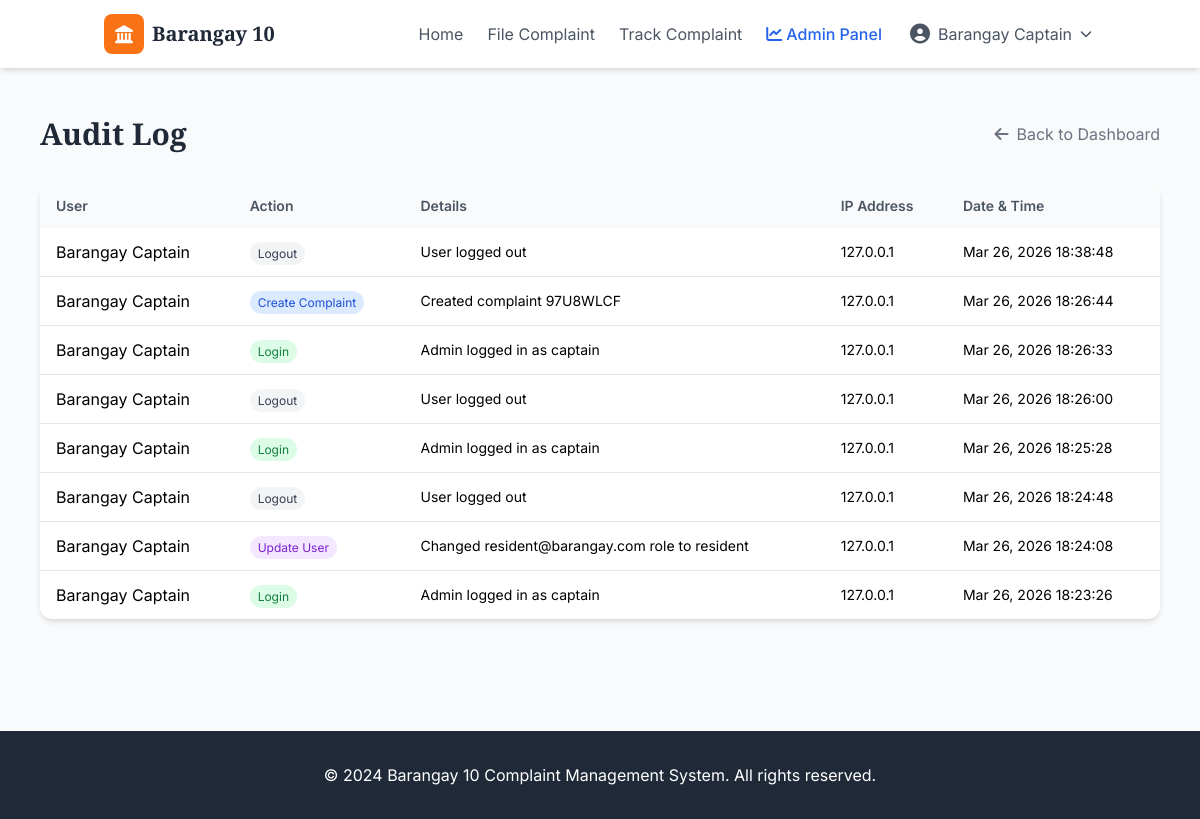
Page /accounts/audit-log/ (signed in) on the earlier database version.
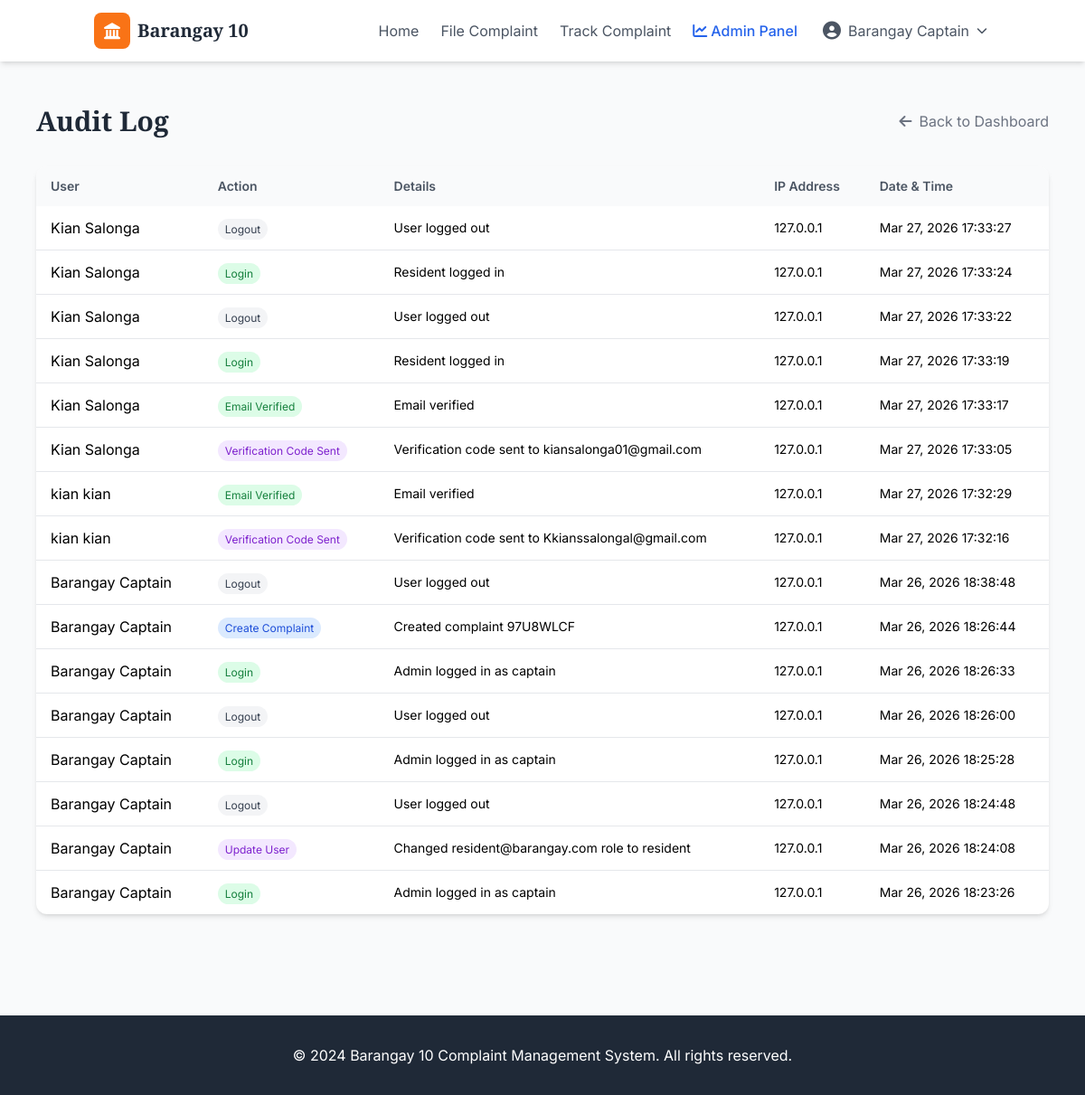
Same page on the later database version.
### accounts/models.py (models this page shows, shortened)
class AuditLog(models.Model):
    ACTION_CHOICES = [
        ('login', 'Login'),
        ('logout', 'Logout'),
        ('create_complaint', 'Create Complaint'),
        ('update_status', 'Update Status'),
        ('create_user', 'Create User'),
        ('update_user', 'Update User'),
        ('delete_user', 'Delete User'),
        ('email_verified', 'Email Verified'),
        ('verification_sent', 'Verification Code Sent'),
    ]
    user = models.ForeignKey(User, on_delete=models.CASCADE, related_name='audit_logs')
    action = models.CharField(max_length=50, choices=ACTION_CHOICES)
    details = models.TextField(blank=True)
    ip_address = models.GenericIPAddressField(null=True, blank=True)
    created_at = models.DateTimeField(auto_now_add=True)
    class Meta:
        ordering = ['-created_at']

class User(AbstractUser):
    username = None
    email = models.EmailField(unique=True)
    ROLE_CHOICES = [
        ('resident', 'Resident'),
        ('admin', 'Admin'),
        ('captain', 'Captain'),
    ]
    role = models.CharField(max_length=20, choices=ROLE_CHOICES, default='resident')
    first_name = models.CharField(max_length=150)
    last_name = models.CharField(max_length=150)
    is_verified = models.BooleanField(default=False)
    verification_code = models.CharField(max_length=6, blank=True, null=True)
    verification_code_created_at = models.DateTimeField(blank=True, null=True)
    USERNAME_FIELD = 'email'
    REQUIRED_FIELDS = ['first_name', 'last_name']
    objects = UserManager()
    def is_admin(self):
        return self.role in ['admin', 'captain']
    def is_captain(self):
        return self.role == 'captain'

### accounts/views.py (the view)
# urls.py: path('audit-log/', views.audit_log, name='audit_log'),
@login_required
@user_passes_test(lambda u: u.is_captain())
def audit_log(request):
    logs = AuditLog.objects.all().order_by('-created_at')
    return render(request, 'accounts/audit_log.html', {'logs': logs})

### templates/accounts/audit_log.html (shortened to what this page needs)
{% extends 'base.html' %}
{% block content %}
<div class="container mx-auto px-4 py-12 max-w-6xl">
    <div class="flex justify-between items-center mb-8">
        <h1 class="text-3xl font-display font-bold text-gray-800">Audit Log</h1>
        <a href="{% url 'captain_dashboard' %}" class="text-gray-500 hover:text-gray-700">
            <i class="fas fa-arrow-left mr-2"></i>Back to Dashboard
        </a>
    </div>
    <div class="bg-white rounded-xl shadow-md overflow-hidden">
        <div class="overflow-x-auto">
            <table class="w-full">
                <thead class="bg-gray-50">
                    <tr>
                        <th class="px-4 py-3 text-left text-sm font-semibold text-gray-600">User</th>
                        <th class="px-4 py-3 text-left text-sm font-semibold text-gray-600">Action</th>
                        <th class="px-4 py-3 text-left text-sm font-semibold text-gray-600">Details</th>
                        <th class="px-4 py-3 text-left text-sm font-semibold text-gray-600">IP Address</th>
                        <th class="px-4 py-3 text-left text-sm font-semibold text-gray-600">Date & Time</th>
                    </tr>
                </thead>
                <tbody class="divide-y divide-gray-200">
                    {% for log in logs %}
                    <tr class="hover:bg-gray-50">
                        <td class="px-4 py-3">{{ log.user.first_name }} {{ log.user.last_name }}</td>
                        <td class="px-4 py-3">
                            <span class="px-2 py-1 rounded-full text-xs
                                {% if log.action == 'login' %}bg-green-100 text-green-700
                                {% elif log.action == 'logout' %}bg-gray-100 text-gray-700
                                {% elif log.action == 'create_complaint' %}bg-blue-100 text-blue-700
                                {% elif log.action == 'update_status' %}bg-yellow-100 text-yellow-700
                                {% elif log.action == 'email_verified' %}bg-green-100 text-green-700
                                {% elif log.action == 'verification_sent' %}bg-purple-100 text-purple-700
                                {% elif log.action == 'delete_complaint' %}bg-red-100 text-red-700
                                {% else %}bg-purple-100 text-purple-700{% endif %}">
                                {{ log.get_action_display }}
                            </span>
                        </td>
                        <td class="px-4 py-3 text-sm">{{ log.details|truncatechars:50 }}</td>
                        <td class="px-4 py-3 text-sm">{{ log.ip_address|default:"-" }}</td>
                        <td class="px-4 py-3 text-sm">{{ log.created_at|date:"M d, Y H:i:s" }}</td>
                    </tr>
                    {% empty %}
                    <tr>
                        <td colspan="5" class="px-4 py-8 text-center text-gray-500">No audit logs found</td>
                    </tr>
                    {% endfor %}
                </tbody>
            </table>
        </div>
    </div>
</div>
{% endblock %}

Differences in the rows shown:
added AuditLog: user.first_name "Kian", user.last_name "Salonga", action "Logout", details "User logged out", ip_address "127.0.0.1", created_at "Mar 27, 2026 17:33:27"
added AuditLog: user.first_name "Kian", user.last_name "Salonga", action "Login", details "Resident logged in", ip_address "127.0.0.1", created_at "Mar 27, 2026 17:33:24"
added AuditLog: user.first_name "Kian", user.last_name "Salonga", action "Logout", details "User logged out", ip_address "127.0.0.1", created_at "Mar 27, 2026 17:33:22"
added AuditLog: user.first_name "Kian", user.last_name "Salonga", action "Login", details "Resident logged in", ip_address "127.0.0.1", created_at "Mar 27, 2026 17:33:19"
added AuditLog: user.first_name "Kian", user.last_name "Salonga", action "Email Verified", details "Email verified", ip_address "127.0.0.1", created_at "Mar 27, 2026 17:33:17"
added AuditLog: user.first_name "Kian", user.last_name "Salonga", action "Verification Code Sent", details "Verification code sent to kiansalonga01@gmail.com", ip_address "127.0.0.1", created_at "Mar 27, 2026 17:33:05"
added AuditLog: user.first_name "kian", user.last_name "kian", action "Email Verified", details "Email verified", ip_address "127.0.0.1", created_at "Mar 27, 2026 17:32:29"
added AuditLog: user.first_name "kian", user.last_name "kian", action "Verification Code Sent", details "Verification code sent to Kkianssalongal@gmail.com", ip_address "127.0.0.1", created_at "Mar 27, 2026 17:32:16"
